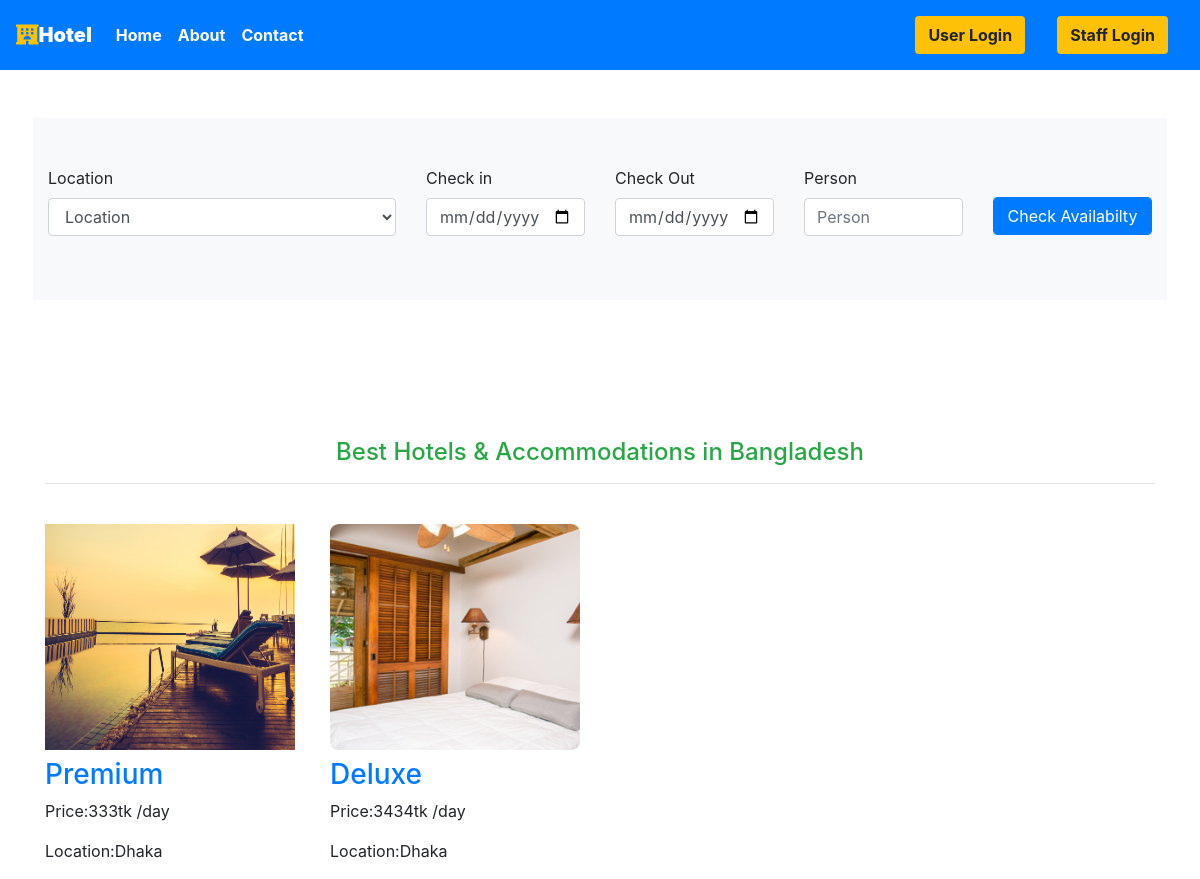
The app's page /, older data.
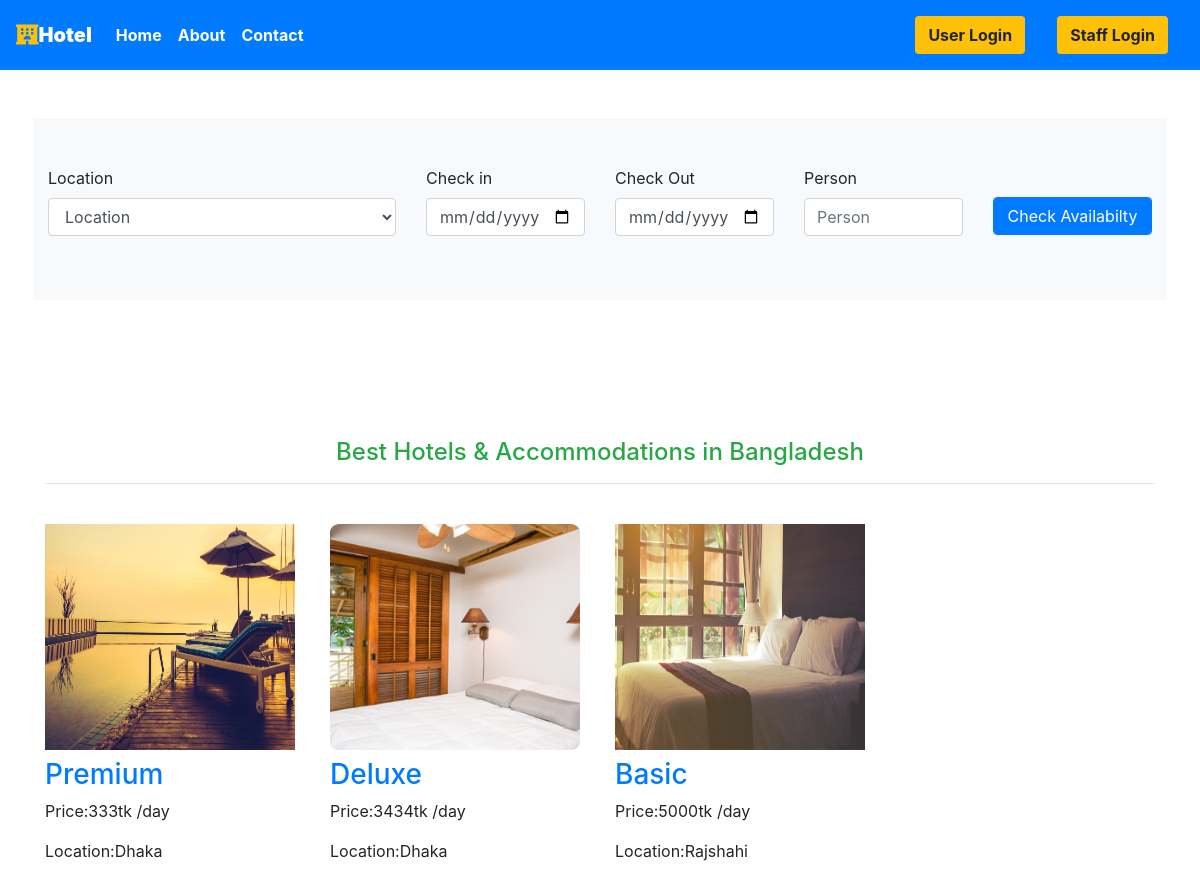
The same page, newer data.
### main/models.py (models this page shows, shortened)
class Room(models.Model):
    ROOM_STATUS = (
    ("1", "available"),
    ("2", "not available"),
    )
    ROOM_TYPE = (
    ("1", "Premium"),
    ("2", "Deluxe"),
    ("3","Basic"),
    )
    id = models.AutoField(primary_key=True)
    room_type = models.CharField(max_length=50,choices = ROOM_TYPE)
    capacity = models.IntegerField()
    price = models.IntegerField()
    size = models.IntegerField()
    hotel = models.ForeignKey(Hotel, on_delete = models.CASCADE)
    status = models.CharField(choices =ROOM_STATUS,max_length = 15)
    roomnumber = models.IntegerField()
    photo=models.ImageField(upload_to='room/', null=True, blank=True)
    Services=models.CharField(max_length=30,null=True)

class Hotel(models.Model):
    id = models.AutoField(primary_key=True)
    name = models.CharField(max_length=30,null=True)
    owner = models.ForeignKey(CustomUser, blank=True, null=True, on_delete=models.CASCADE)
    location = models.CharField(max_length=50)
    state = models.CharField(max_length=50,null=True)
    country = models.CharField(max_length=50,null=True)
    photo=models.ImageField(upload_to='hotel/', null=True, blank=True)

### main/views.py (the view)
# urls.py: path('', include("main.urls"),name="homepage"),
def homepage(request):
    all_location = Hotel.objects.values_list('location','id').distinct().order_by()
    sroom = Room.objects.all()
    if request.method =="POST":
        try:
            hotel = Hotel.objects.all().get(id=int(request.POST['search_location']))
            rr = []
            for each_reservation in Reservation.objects.all():
                if str(each_reservation.check_in) < str(request.POST['cin']) and str(each_reservation.check_out) < str(request.POST['cout']):
                    pass
                elif str(each_reservation.check_in) > str(request.POST['cin']) and str(each_reservation.check_out) > str(request.POST['cout']):
                    pass
                else:
                    rr.append(each_reservation.room.id)
            room = Room.objects.all().filter(hotel=hotel,capacity__gte = int(request.POST['capacity'])).exclude(id__in=rr)
            if len(room) == 0:
                messages.warning(request,"Sorry No Rooms Are Available on this time period")
            check_in = request.POST['cin']
            check_out = request.POST['cout']
            data = {'rooms':room,'srooms':sroom,'all_location':all_location,"cin":check_in, "cout":check_out, 'flag':True}
            response = render(request,'index.html',data)
        except Exception as e:
            messages.error(request,e)
            response = render(request,'index.html',{'srooms':sroom,'all_location':all_location})
    else:
        data = {'srooms':sroom, 'all_location':all_location}
        response = render(request,'index.html',data)
    return HttpResponse(response)

### main/templatetags/app_tags.py (called while the page is built)
@register.filter(name='has_group')
def has_group(user, group_name):
    group = Group.objects.get(name=group_name)
    return True if group in user.groups.all() else False

@register.simple_tag(name="todays_date")
def get_current_date():
    now = date.today().isoformat()
    return now

@register.simple_tag(name="tommorow")
def get_current_date():
    max = (date.today()+timedelta(days=1)).isoformat()
    return max

### templates/index.html (shortened to what this page needs)
{% extends 'basic.html' %}
{% block body %}
<section>
  <div class="container-fluid py-5 px-5">
    <form action="" method="POST">
      <div class="row justify-content-center py-5 bg-light">
        <div class="col-lg-4">
          <label for="">Location</label>
          <select class="form-control" name="search_location" id="roomstatus">
            <option>Location</option>
          </select>
        </div>
        {% load app_tags %}
        <div class="col-lg-2">
          <label for="">Check in</label>
          <input
            class="form-control mr-sm-2"
            type="date"
            placeholder="Check in"
            name="cin"
            min="{%todays_date%}"
            max="{%"
            max_date
            %}
            aria-label="Search"
            required="True"
          />
        </div>
        <div class="col-lg-2">
          <label for="">Check Out</label>
          <input
            class="form-control mr-sm-2"
            type="date"
            placeholder="Check out"
            name="cout"
            min="{%tommorow%}"
            max="{%"
            max_date%}
            aria-label="Search"
            required="True"
          />
        </div>
        <div class="col-lg-2">
          <label for="">Person</label>
          <input
            class="form-control mr-sm-2"
            type="number"
            placeholder="Person"
            name="capacity"
            aria-label="Search"
            required="True"
          />
        </div>
        <div class="col-lg-2">
          <input
            type="submit"
            value="Check Availabilty"
            class="form-control mr-sm-2 btn btn-primary my-4"
            style="position: relative; top: 7px"
          />
        </div>
      </div>
    </form>
  </div>
</section>
<div class="container">
  <h4 style="text-align: center; color: #28a745!important;  margin-top: 90px;">Best Hotels & Accommodations in Bangladesh</h4>
  <hr>
  <div class="row">
    {% for r in srooms %}
    <div class="col-lg-3 col-md-4 col-sm-6">
      <h1><img style=" height: 250px;  width: 250px;"
        src="{{r.photo.url}}"
        alt="" width="250px"
        class="img-fluid pt-4"
      /></h1>
      <h3><a style="text-decoration: none;" href="/{{r.id}}">{{ r.get_room_type_display }}</a></h3>
      <p>Price:{{ r.price }}tk /day</p>
      <p>Location:{{ r.hotel.location }}</p>
    </div>
    {% endfor %}
  </div>
</div>
{% endblock body %}

### templates/basic.html (shortened to what this page needs)
{% load static %}
{% load app_tags %}
<!DOCTYPE html>
<!DOCTYPE html>
<html lang="en">
<head>
    <link rel="stylesheet" href="https://use.fontawesome.com/releases/v5.7.0/css/all.css">
    <link rel="stylesheet" href="{% static 'bootstrap\bootstrap.css' %}">
    <link rel="stylesheet" href="https://maxcdn.bootstrapcdn.com/bootstrap/4.5.0/css/bootstrap.min.css" >
</head>
<body style="dbackground-image: url('https://source.unsplash.com/random');height: 100%;">
    <div class="container-fluid px-0">
        <nav class="navbar navbar-expand-lg navbar-dark bg-primary font-weight-bold">
            <a class="navbar-brand text-bold bg-black " href="/"><i class="fas fa-hotel text-warning"></i><b>Hotel </b></a>
            <div class="collapse navbar-collapse " id="navbarSupportedContent">
                <ul class="navbar-nav mr-auto ">
                    <li class="nav-item active">
                        <a class="nav-link text-bold " href="/"> Home</a>
                    </li>
                    <li class="nav-item active">
                        <a class="nav-link text-bold" href="/about">About</a>
                    </li>
                    <li class="nav-item active">
                        <a class="nav-link text-bold" href="/contact">Contact </a>
                    </li>
                </ul>
                {% if user.is_authenticated %}
                      <button class="btn btn-group bg-light" data-toggle="modal" data-target="#forlogin">
                       Hello, {{request.user.username}}
                       <a href="/logout" class="nav-link">
                    <button class="btn btn-group bg-warning" data-toggle="modal" data-target="#forlogin">
                        Logout
                    </button></a>&nbsp; &nbsp;
                    </button>
                {% else %}
                    <a href="/user" class="nav-link">
                    <button class="btn btn-group bg-warning font-weight-bold" data-toggle="modal" data-target="#forlogin">
                        User Login
                    </button></a>
                <a href="/staff" class="nav-link">
                    <button class="btn btn-group bg-warning font-weight-bold">
                        Staff Login
                    </button></a>
                {% endif %}
            </div>
        </nav>
    </div>
    {% block body %}
    {% endblock body %}
</body>
</html>

### templates/basic.html (style rules this page uses)
a { text-decoration: none; }

Row changes from the older to the newer data that the page shows:
added Room: photo (picture), room_type "Basic", price "5000", hotel.location "Rajshahi"
